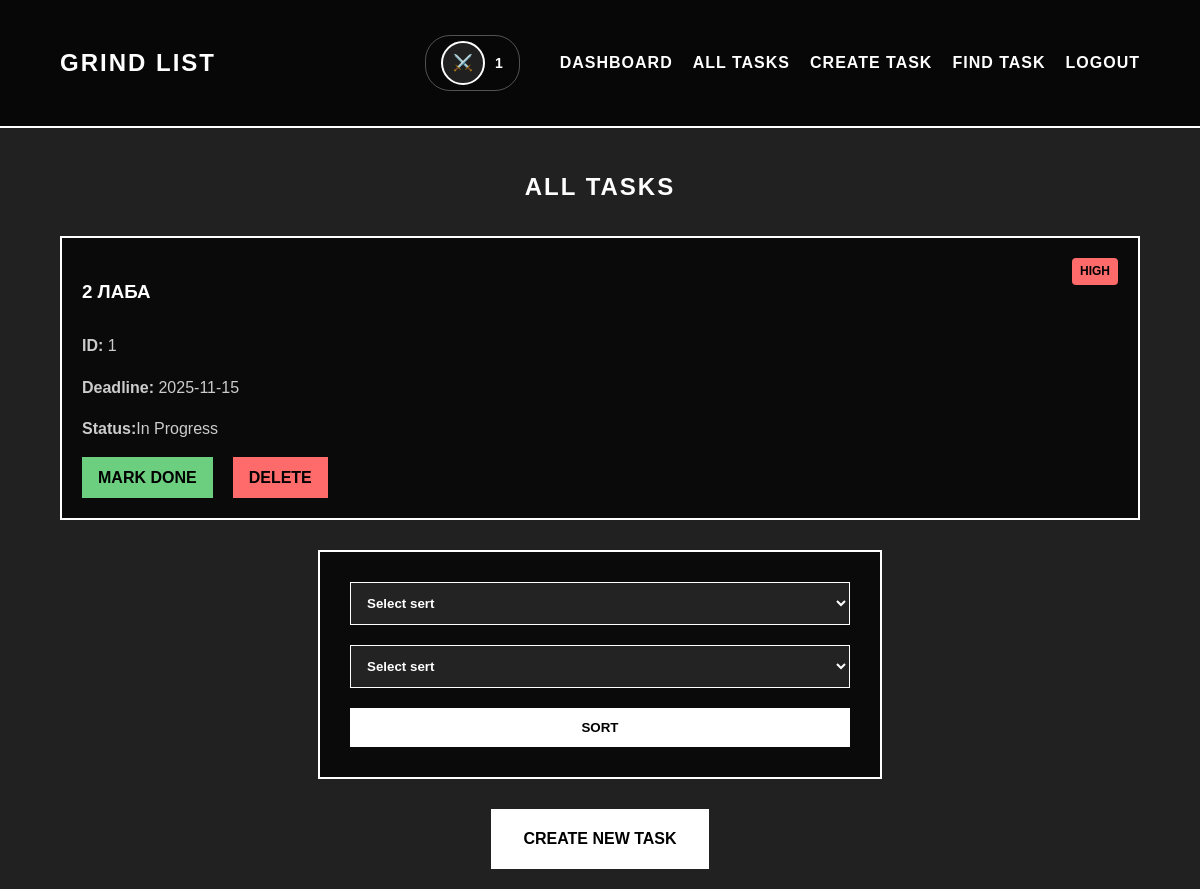
Before: /task/tasks (signed in) with the older database file.
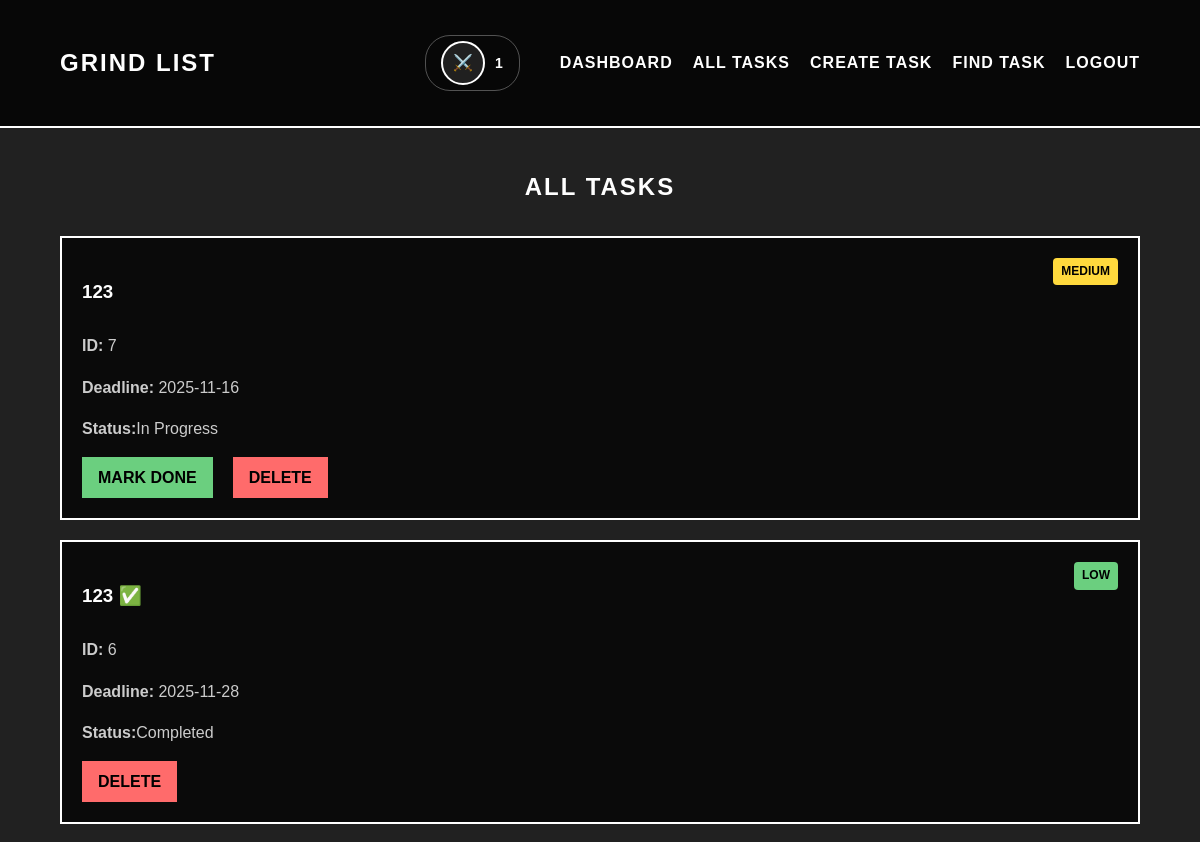
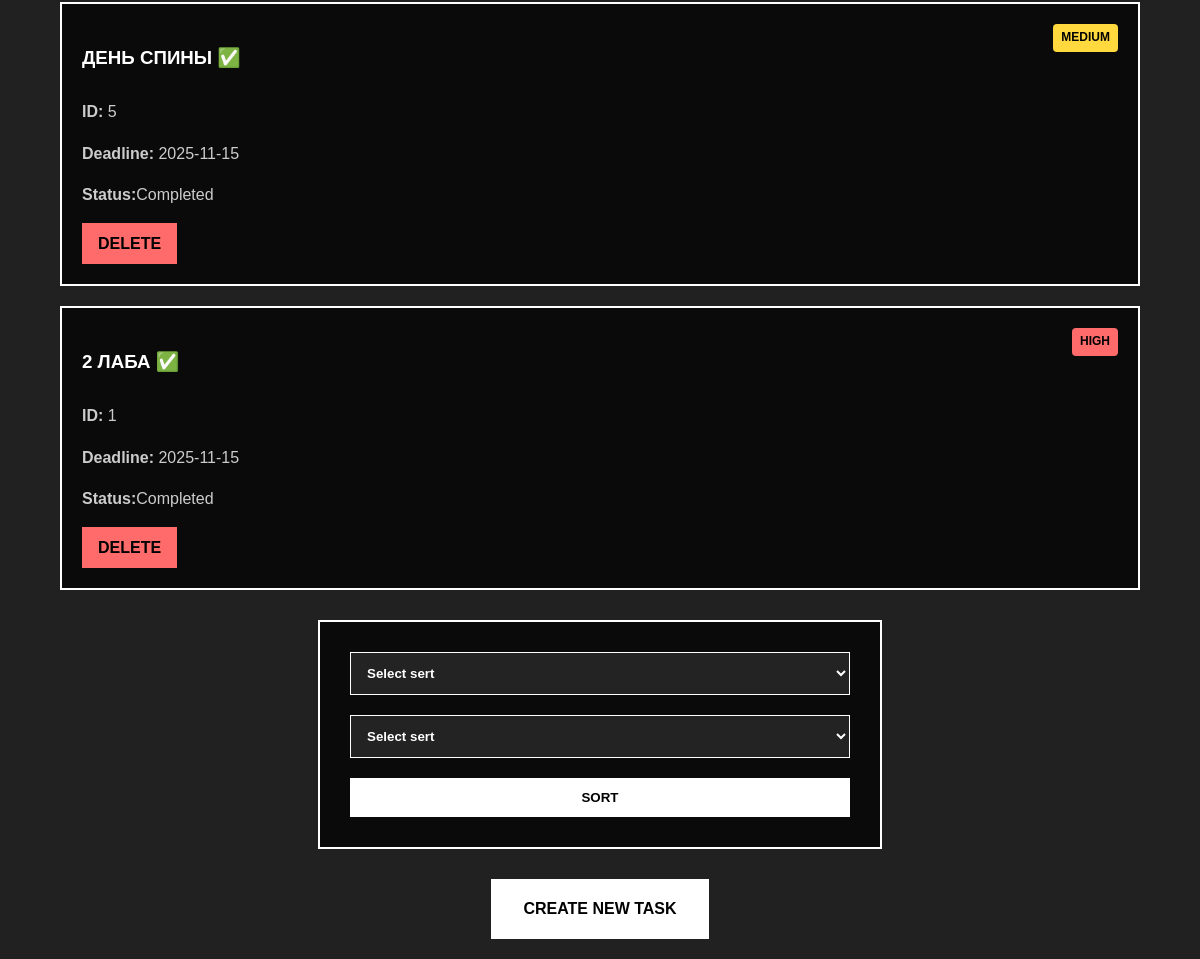
After: the same page with the newer database file (2 pictures, top to bottom).
### app/models/task.py (models this page shows, shortened)
class Task(db.Model):
    id = db.Column(db.Integer, primary_key=True)
    title = db.Column(db.String(200), nullable=False)
    priority = db.Column(db.String(10), nullable=False)
    deadline = db.Column(db.DateTime, default=datetime.now)
    is_done = db.Column(db.Boolean, default=False)
    user_id = db.Column(db.Integer, db.ForeignKey('user.id'), nullable=False)

### app/routes/task.py (the view, shortened to what this page needs)
@task.route('/tasks', methods=['GET', 'POST'])
def tasks_page():
    if 'user_id' not in session:
        flash('Сначала войдите в систему', 'error')
        return redirect(url_for('main.home'))
    if request.method == 'POST':
        sort_by = request.form.get('sort_by').lower()
        test = request.form.get('test').lower()
    else:
        sort_by = 'newest'
        test = 'desc'
    query = Task.query.filter_by(user_id=session['user_id'])
    print(f"'{test}'")
    if test=='desc':
        if sort_by == 'priority':
            priority_order = case(
                (Task.priority == 'high', 1),
                (Task.priority == 'medium', 2),
                (Task.priority == 'low', 3),
            )
            tasks = query.order_by(priority_order, Task.id.desc()).all()
        elif sort_by == 'deadline':
            tasks = query.order_by(Task.deadline.asc().nulls_last(), Task.id.desc()).all()
        elif sort_by == 'status':
            tasks = query.order_by(Task.is_done.asc(), Task.id.desc()).all()
        else:
            tasks = query.order_by(Task.id.desc()).all()
        return render_template('main/tasks.html', tasks=tasks, current_sort=sort_by)

### app/templates/main/tasks.html (shortened to what this page needs)
{% extends "main/base_dashboard.html" %}
{% block content %}
<section class="tasks-section">
    <h1 style="color: #fff; text-align: center; text-transform: uppercase; letter-spacing: 2px; margin-bottom: 30px;">
        ALL TASKS
    </h1>
    <div class="task-list">
        {% if tasks %}
            {% for task in tasks %}
                <div id="task_{{task.id}}" class="task-card">
                    <div style="display: flex; justify-content: space-between; align-items: start;">
                        <h3 class="done_h" > {{ task.title }}{% if task.is_done %} ✅{% endif %}</h3>
                        <span class="priority-badge {{ task.priority }}">{{ task.priority.upper() }}</span>
                    </div>
                    <p><strong>ID:</strong> {{ task.id }}</p>
                    <p><strong>Deadline:</strong> {{ task.deadline.strftime('%Y-%m-%d') if task.deadline else 'Not set' }}</p>
                    <p class="done_p"><strong>Status:</strong>{% if task.is_done %}Completed{% else %}In Progress{% endif %}</p>
                    <div class="task-actions">
                        {% if not task.is_done %}
                        <a href="{{ url_for('task.mark_task_done_page', task_id=task.id) }}" class="task-btn done-btn">Mark Done</a>
                        {% endif %}
                        <a href="{{ url_for('task.delete_task_page', task_id=task.id) }}" class="task-btn delete-btn" onclick="return confirm('Are you sure you want to delete this task?')">Delete</a>
                    </div>
                </div>
            {% endfor %}
        {% else %}
            <p style="color: #fff; text-align: center;">No tasks found. Create your first task!</p>
        {% endif %}
    </div>
    <form class="task-form" method="POST" action="{{ url_for('task.tasks_page') }}">
        <select name="sort_by" required>
            <option value="">Select sert</option>
        </select>
        <select name="test" selected="Acs">
            <option value="">Select sert</option>
        </select>
        <button type="submit">Sort</button>
    </form>
    <div style="text-align: center; margin-top: 30px;">
        <a href="{{ url_for('task.create_task_page') }}" class="create-btn">Create New Task</a>
        </div>
</section>
{% endblock %}

Changed rows visible on the page:
added Task: title "123", priority "MEDIUM", id "7", deadline "2025-11-16", is_done "In Progress"
added Task: title "123", priority "LOW", id "6", deadline "2025-11-28", is_done "Completed"
added Task: title "ДЕНЬ СПИНЫ", priority "MEDIUM", id "5", deadline "2025-11-15", is_done "Completed"
changed Task "2 ЛАБА": is_done "In Progress MARK DONE" → "✅ Completed"
